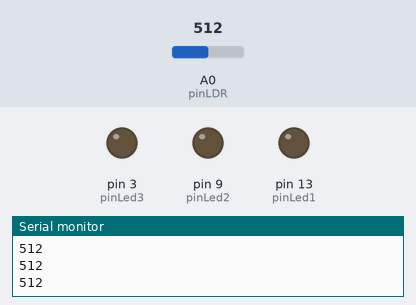
The sketch below on a simulated Arduino Uno, built with avr-gcc and run on an emulated ATmega328P. Parts: output pins drawn as LEDs (lit = HIGH), the last lines printed to the serial monitor. Inputs (shaded band) come from the test bench; at power-on: A0 (pinLDR) = 512.

Above: at 1.2 s.
1.3 s: A0 (pinLDR) set to 11
2.8 s: A0 (pinLDR) set to 8
At 3.2 s:
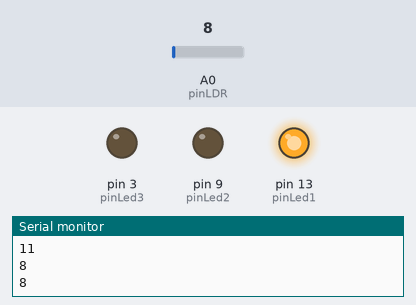
4.3 s: A0 (pinLDR) set to 0
At 5.6 s:
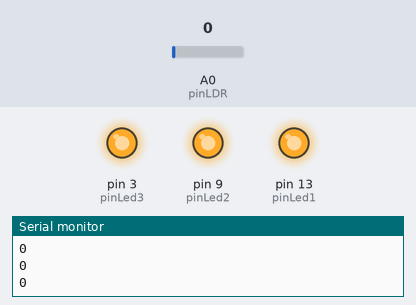
5.9 s: A0 (pinLDR) set to 17
At 7.0 s:
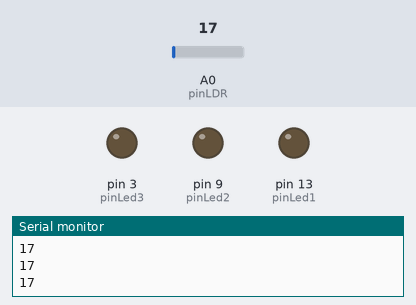
Timing chart, 0 to 8.5 s (numbered marks = the images above; inputs shaded):
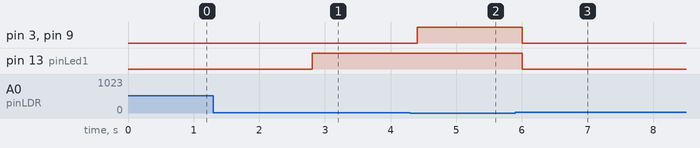

Measured:
- the behaviour switches between 10 and 9 on A0 (pinLDR) (found by bisection; images 0 and 1)
- after the input at 2.8 s, pin 13 (pinLed1): LOW → HIGH at once
- after the input at 4.3 s, pin 3 (pinLed3), pin 9 (pinLed2): LOW → HIGH after 0.11 s
- after the input at 5.9 s, pin 3 (pinLed3), pin 9 (pinLed2), pin 13 (pinLed1): HIGH → LOW after 0.11 s

The sketch:

ldr.ino
```cpp
// Pin donde se conectan los leds
int vector[3];

int pinLed1 = 13;
int pinLed2 = 9;
int pinLed3 = 3;
// Pin analogico de entrada para el LDR
int pinLDR = 0;

// Variable donde se almacena el valor del LDR
int valorLDR = 0;

void setup()
{
  // Configuramos como salidas los pines donde se conectan los led
  pinMode(pinLed1, OUTPUT);
  pinMode(pinLed2, OUTPUT);
  pinMode(pinLed3, OUTPUT);

  //  Configurar el puerto serial
  Serial.begin(9600);
}

void loop()
{
  // Apagar todos los leds siempre que se inicia el ciclo
  digitalWrite(pinLed1, LOW);
  digitalWrite(pinLed2, LOW);
  digitalWrite(pinLed3, LOW);


  // Guardamos el valor leido del ADC en una variable
  // El valor leido por el ADC (voltaje) aumenta de manera directamente proporcional
  // con respecto a la luz percibida por el LDR
  valorLDR= analogRead(pinLDR);
  vector[0]= valorLDR;

  // Devolver el valor leido a nuestro monitor serial en el IDE de Arduino
  Serial.println(vector[0]);

  // Encender los leds apropiados de acuerdo al valor de ADC
  if(valorLDR < 10)
  {
    digitalWrite(pinLed1, HIGH);
  }
  if(valorLDR < 7)
  {
    digitalWrite(pinLed2, HIGH);
  }
  if(valorLDR < 4)
  {
    digitalWrite(pinLed3, HIGH);
  }


  // Esperar unos milisegundos antes de actualizar
  delay(200);
}
```
